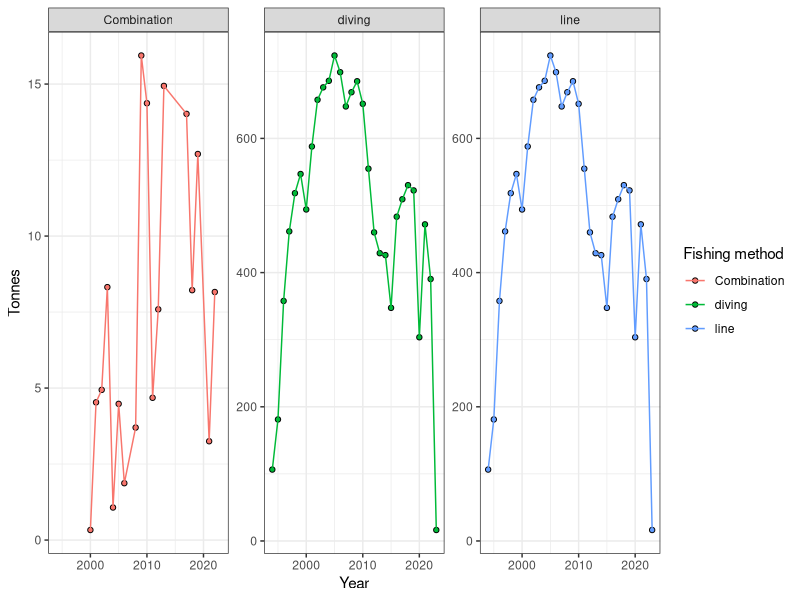
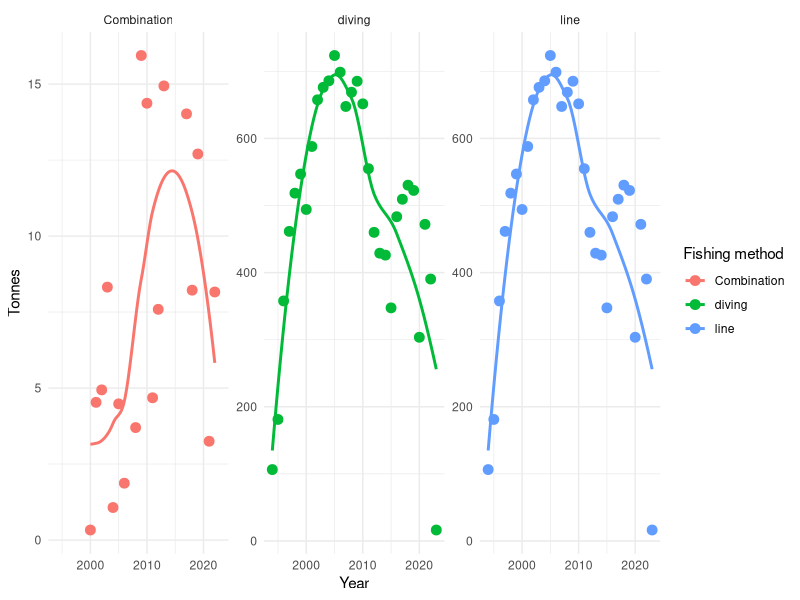
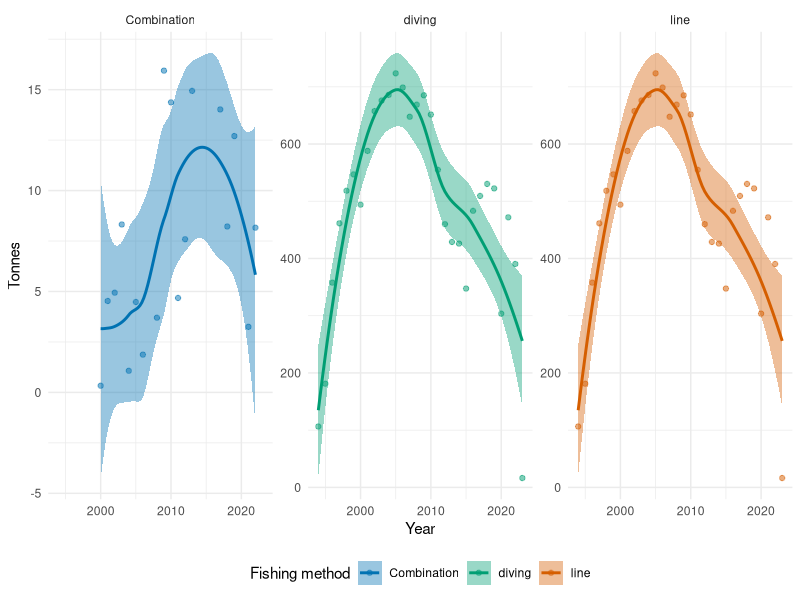

Generate these figures, in order, with R:
## ---- chunk 1
knitr::opts_chunk$set(echo = TRUE)
## ---- chunk 2
library(tidyverse)
## ---- chunk 3
getwd()
combination <- read_csv("../data/combination2.csv") 
diving <- read_csv("../data/Diving.csv")
line <- read_csv("../data/Line2.csv")
net <- read_csv("../data/Net.csv")
other <- read_csv("../data/Other.csv")
pot <- read_csv("../data/Pot.csv")
## ---- chunk 4
#Mutating the tables from the dataset
merged_data <- bind_rows(combination, diving, line, net, pot, other) %>%
mutate(`Fishing method` = as.factor(`Fishing method`)) %>%
  mutate_if(is.character, as.numeric) 
## ---- chunk 5
# Facet wrapping the merged data set. 
merged_data[merged_data == "N/A"] <- NA
merged_data[merged_data == ""] <- NA
merged_data <- na.omit(merged_data)
#merged_data$Year <- factor(merged_data$Year)
## ---- chunk 6
#Basic GG plotting
ggplot(data = merged_data, aes(x = Year, y = Tonnes, fill = `Fishing method`, colour = `Fishing method`)) + 
  geom_point(pch = 21, colour = "black", size = 1.5) +
  geom_line(aes(group = 2)) +
  facet_wrap(~ `Fishing method`, scales = "free_y") +
  theme_bw()
## ---- chunk 7
#Improving the ggplot with a geom_smooth function. 
ggplot(data = merged_data, aes(x = Year, y = Tonnes, colour = `Fishing method`, fill = `Fishing method`)) + 
  geom_point(shape = 21, size = 3) +
  geom_smooth(method = "loess", se = FALSE, size = 1) +
  facet_wrap(~ `Fishing method`, scales = "free_y") +
  theme_minimal()
## ---- chunk 8
# Define a custom color palette
my_colors <- c("#0072B2", "#009E73", "#D55E00", "#CC79A7")

# Plot with custom aesthetics
ggplot(data = merged_data, aes(x = Year, y = Tonnes, fill = `Fishing method`, colour = `Fishing method`)) + 
  geom_point(shape = 21, size = 1.5, alpha = 0.5) +
  geom_smooth(method = "loess", se = TRUE, size = 1, aes(group = 2)) +
  scale_color_manual(values = my_colors) +
  scale_fill_manual(values = my_colors) +
  facet_wrap(~ `Fishing method`, scales = "free_y") +
  theme_minimal() +
  theme(legend.position = "bottom")  # Move legend to the bottom
